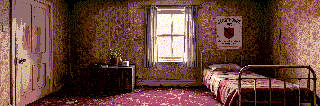
#> input picture authoring-kit/IMAGES/001.png, 320 x 106 px
$ python -i videnc.py   (imports and definitions only)
#> lines starting #> are read from the running program, lines starting #| are printed output that depends on the picture
#!/usr/bin/env python3
"""
tests/videnc.py - encoder for NextDAAD's native NXV video format (SP14a
T4), with the original six-format MakeVid/playvid encoder kept behind
--legacy for anyone who still needs a file for playvid itself.

Sync convention: authoring-kit/lib/videnc.py is a kit copy of this
file - its ENCODING LOGIC must stay identical to this one; only its
docstring and --help text may differ. Port any logic fix to both (the
authoring-kit copy's own NXV sync is T5's job, not this task's - do not
touch it here).

NXV (default output): docs/superpowers/specs/2026-07-21-sp14a-native-
video-design.md is the format authority. ONE parameterized container,
every section an exact multiple of 512-byte SD blocks - REPLACES the old
sizeless six-format classifier entirely (a real header, not a divisor
walk). See nextdaad.inc's own NXV_OFF_* header-layout comment for the
exact byte offsets this encoder writes (kept identical, on purpose, so
one comment block is the single source of truth for both sides).

Five shipped profiles (the spec's own matrix):
  N0 "cinema"        320x256 mode-1  12.5 fps   full-bleed
  N1 "classic"        256x192 mode-0  20   fps   full-bleed
  N2 "widescreen"      256x144 mode-0  25   fps   letterboxed (mode-0,
                                                    trivially - no gap)
  N3 "widescreen XL"   320x192 mode-1  16.667 fps  letterboxed (mode-1
                                                    column gap)
  N4 "epic"            320x120 mode-1  20   fps   letterboxed (mode-1
                                                    column gap, anamorphic) -
                                                    re-profiled from 25fps
                                                    (SP14a gap-blit closing
                                                    wave, 2026-07-23): the
                                                    25fps combination is
                                                    floor-proven infeasible
                                                    (min blit > 40ms budget
                                                    even at the silicon
                                                    floor) - owner decision

--profile auto picks the shipped profile whose own pixel aspect ratio
(width/height, square-pixel assumption) is closest to the source's -
a simple, disclosed heuristic (not a physical-display-aspect model);
pass an explicit --profile if the source's intended framing needs a
specific shape.

Audio: full rate always (no decimation, unlike the old MakeVid-era
downsampled formats) - two supported rates, chosen so the CTC time
constant divides cleanly on every video mode (src/video.asm's own
vidCtcTcNxvStereo/Mono tables, T1's derivation method): stereo
15625 Hz, mono 23325 Hz (nextdaad.inc's NXV_RATE_STEREO/MONO). Samples/
frame = round(rate/fps) - not always an exact integer division for
every profile's fps (N1's and N4's shared 20fps, and N3's 50/3fps, in
particular), so the
achieved rate drifts a few Hz from the nominal target; the drift is
disclosed here and in the task report, and is two orders of magnitude
smaller than this project's own already-accepted CTC-quantization error
class. audioBytesReal = samples*channels (the played length);
audioBytesPad = audioBytesReal rounded up to a 512-byte block multiple
(the wire read size - the pad bytes are silent filler, never played).

Pixel order: mode-1 (N0/N3/N4) is column-major (Layer 2 mode 1
addressing); mode-0 (N1/N2) is row-major. Column-major output uses
Pillow's own transpose, which already yields exactly `height` real
bytes per column with NO stride padding - precisely what the player's
flat/gap blits expect on the wire (nextdaad.inc's own header: "the bars
cost ZERO wire bytes - the format streams content lines only").

Cropping: the source's own pixel dimensions are always probed (ffmpeg
-i stderr, same regex --profile auto uses) and compared against the
target profile's aspect ratio (width/height, square-pixel assumption).
If they differ, the source is CENTER-CROPPED to the profile's exact
aspect before scaling - never stretched/squashed - so every shipped
profile presents undistorted content regardless of source aspect. The
crop always removes the SMALLER dimension's excess: source wider than
the profile (src aspect > profile aspect) crops the sides (equal margins
left/right, full source height kept); source narrower/taller than the
profile crops top/bottom (equal margins top/bottom, full source width
kept). An exact aspect match (e.g. a 4:3 source for N1, or a 16:9 source
for N2) performs no crop at all. See compute_center_crop's own docstring
for the exact arithmetic.

Palette block (palette-flag files): 256 entries x 2 bytes, NR $44 write
order - identical construction to the legacy encoder's own (see
build_palette_block, shared by both paths).

Requires: Python 3, Pillow. An ffmpeg binary is required at run time
(default: the project's own tools\\ffmpeg\\bin\\ffmpeg.exe, override
with --ffmpeg).
"""

import argparse
import subprocess
import sys
from fractions import Fraction
from pathlib import Path

try:
    from PIL import Image, ImageChops
except ImportError:
    print("error: Pillow is required (pip install Pillow)", file=sys.stderr)
    sys.exit(1)

ROOT = Path(__file__).resolve().parent.parent
DEFAULT_FFMPEG = ROOT / "tools" / "ffmpeg" / "bin" / "ffmpeg.exe"

SILENCE_U8 = 128  # unsigned 8-bit PCM zero-crossing level

# ---------------------------------------------------------------------
# NXV header layout (nextdaad.inc's own NXV_OFF_* comment is the
# authority - offsets/sizes here MUST match it exactly).
# ---------------------------------------------------------------------
NXV_MAGIC = b"NXVID"
NXV_VERSION = 1
NXV_OFF_MAGIC = 0
NXV_OFF_VERSION = 5
NXV_OFF_SHAPE = 6
NXV_OFF_WIDTH = 7
NXV_OFF_HEIGHT = 9
NXV_OFF_FPSX10 = 11
NXV_OFF_ACHAN = 13
NXV_OFF_ARATE = 14
NXV_OFF_ABYTES_PAD = 16
NXV_OFF_ABYTES_REAL = 18
NXV_OFF_PALFLAG = 20
NXV_OFF_FRAMES = 21
NXV_OFF_PIXBLK = 24
NXV_HEADER_SIZE = 512

NXV_SHAPE_MODE1 = 0   # 320-wide, Layer 2 mode 1, column-major
NXV_SHAPE_MODE0 = 1   # 256-wide, Layer 2 mode 0, row-major
NXV_RATE_STEREO = 15625
NXV_RATE_MONO = 23325

NXV_PROFILES = {
    "n0": dict(shape=NXV_SHAPE_MODE1, width=320, height=256, fps=Fraction(25, 2)),
    "n1": dict(shape=NXV_SHAPE_MODE0, width=256, height=192, fps=Fraction(20, 1)),
    "n2": dict(shape=NXV_SHAPE_MODE0, width=256, height=144, fps=Fraction(25, 1)),
    "n3": dict(shape=NXV_SHAPE_MODE1, width=320, height=192, fps=Fraction(50, 3)),
    "n4": dict(shape=NXV_SHAPE_MODE1, width=320, height=120, fps=Fraction(20, 1)),
}
# [3 lines not run here, left out]


# [45 lines left out: functions nxv_audio_layout, nxv_pick_profile, nxv_build_header, not called in this run]


# ---------------------------------------------------------------------
# Legacy MakeVid/playvid format table (six formats 0-5) - unsupported by
# NextDAAD's own player (SP14a T4 scrapped MakeVid compatibility), kept
# only for anyone who needs a file for playvid itself.
# ---------------------------------------------------------------------
LEGACY_FORMATS = {
    0: dict(width=320, height=240, palette=True,  stereo=True,
            spf=933,  pad=182, pixel_bytes=76800, sectors=155,
            column_major=True),
    1: dict(width=320, height=240, palette=False, stereo=True,
            spf=933,  pad=182, pixel_bytes=76800, sectors=154,
            column_major=True),
    2: dict(width=256, height=240, palette=True,  stereo=True,
            spf=1866, pad=364, pixel_bytes=61440, sectors=129,
            column_major=True),
    3: dict(width=256, height=240, palette=False, stereo=True,
            spf=1866, pad=364, pixel_bytes=61440, sectors=128,
            column_major=True),
    4: dict(width=256, height=192, palette=True,  spf=933, stereo=False,
            pad=91,   pixel_bytes=49152, sectors=99,
            column_major=False),
    5: dict(width=256, height=192, palette=False, spf=933, stereo=False,
            pad=91,   pixel_bytes=49152, sectors=98,
            column_major=False),
}
# [17 lines not run here, left out]


# [105 lines left out: functions fps_arg, legacy_classify, run_ffmpeg, probe_dimensions, compute_center_crop, extract_video and 1 more, not called in this run]


def posterize_band(img):
    """Direct 3-3-2 posterize of an RGB image to a single 'L' band of
    RRRGGGBB bytes (no-palette-flag output), the three bit fields (bits
    7-5 red, 4-2 green, 1-0 blue) never overlapping, so addition is
    exactly bitwise OR - no clipping possible (max sum 0xE0+0x1C+0x03
    = 0xFF)."""
    r, g, b = img.split()
    r2 = r.point(lambda v: v & 0xE0)
    g2 = g.point(lambda v: (v >> 3) & 0x1C)
    b2 = b.point(lambda v: v >> 6)
    return ImageChops.add(ImageChops.add(r2, g2), b2)


# [305 lines left out: functions build_palette_block, encode_frame, blank_frame_legacy, append_until_classifies, validate_legacy_output, encode_nxv and 2 more, not called in this run]


# [2 lines not run here, left out]

>>> import cv2
>>> picture = cv2.imread('../authoring-kit/IMAGES/001.png', cv2.IMREAD_GRAYSCALE)
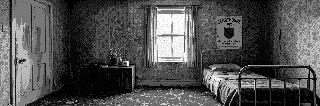
#> picture: shape (106, 320); min 0, max 255, mean 81.7
#> (the run stopped early here; a loop or call above may not have finished)

$ run again, on authoring-kit/IMAGES/002.png
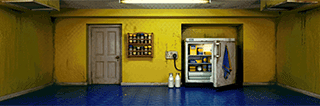
#> input picture authoring-kit/IMAGES/002.png, 320 x 106 px
#> `picture = cv2.imread('../authoring-kit/IMAGES/001.png', cv2.IMREAD_GRA..`:
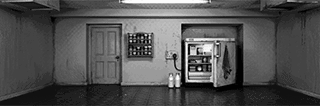
#> picture: shape (106, 320); min 1, max 253, mean 81.4
